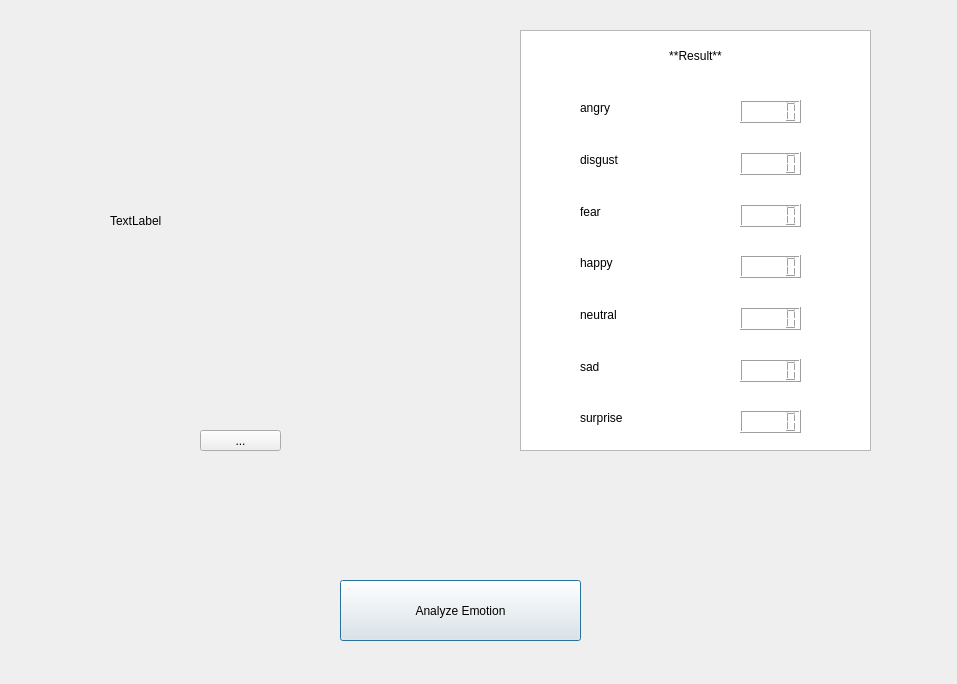
<?xml version="1.0" encoding="UTF-8"?>
<ui version="4.0">
 <class>Dialog</class>
 <widget class="QDialog" name="Dialog">
  <property name="geometry">
   <rect>
    <x>0</x>
    <y>0</y>
    <width>957</width>
    <height>684</height>
   </rect>
  </property>
  <property name="windowTitle">
   <string>Dialog</string>
  </property>
  <widget class="QPushButton" name="pushButton">
   <property name="geometry">
    <rect>
     <x>340</x>
     <y>580</y>
     <width>241</width>
     <height>61</height>
    </rect>
   </property>
   <property name="text">
    <string>Analyze Emotion</string>
   </property>
  </widget>
  <widget class="QGraphicsView" name="graphicsView">
   <property name="geometry">
    <rect>
     <x>520</x>
     <y>30</y>
     <width>351</width>
     <height>421</height>
    </rect>
   </property>
  </widget>
  <widget class="QLCDNumber" name="lcdNumber">
   <property name="geometry">
    <rect>
     <x>740</x>
     <y>100</y>
     <width>61</width>
     <height>23</height>
    </rect>
   </property>
   <property name="digitCount">
    <number>5</number>
   </property>
   <property name="mode">
    <enum>QLCDNumber::Dec</enum>
   </property>
   <property name="segmentStyle">
    <enum>QLCDNumber::Filled</enum>
   </property>
  </widget>
  <widget class="QLCDNumber" name="lcdNumber_2">
   <property name="geometry">
    <rect>
     <x>740</x>
     <y>152</y>
     <width>61</width>
     <height>23</height>
    </rect>
   </property>
  </widget>
  <widget class="QLCDNumber" name="lcdNumber_3">
   <property name="geometry">
    <rect>
     <x>740</x>
     <y>204</y>
     <width>61</width>
     <height>23</height>
    </rect>
   </property>
  </widget>
  <widget class="QLCDNumber" name="lcdNumber_4">
   <property name="geometry">
    <rect>
     <x>740</x>
     <y>255</y>
     <width>61</width>
     <height>23</height>
    </rect>
   </property>
  </widget>
  <widget class="QLabel" name="label_2">
   <property name="geometry">
    <rect>
     <x>660</x>
     <y>40</y>
     <width>71</width>
     <height>31</height>
    </rect>
   </property>
   <property name="text">
    <string>**Result**</string>
   </property>
   <property name="textFormat">
    <enum>Qt::MarkdownText</enum>
   </property>
   <property name="scaledContents">
    <bool>false</bool>
   </property>
   <property name="alignment">
    <set>Qt::AlignCenter</set>
   </property>
   <property name="margin">
    <number>0</number>
   </property>
  </widget>
  <widget class="QLCDNumber" name="lcdNumber_5">
   <property name="geometry">
    <rect>
     <x>740</x>
     <y>307</y>
     <width>61</width>
     <height>23</height>
    </rect>
   </property>
  </widget>
  <widget class="QLCDNumber" name="lcdNumber_6">
   <property name="geometry">
    <rect>
     <x>740</x>
     <y>359</y>
     <width>61</width>
     <height>23</height>
    </rect>
   </property>
  </widget>
  <widget class="QLCDNumber" name="lcdNumber_7">
   <property name="geometry">
    <rect>
     <x>740</x>
     <y>410</y>
     <width>61</width>
     <height>23</height>
    </rect>
   </property>
  </widget>
  <widget class="QLabel" name="label_3">
   <property name="geometry">
    <rect>
     <x>580</x>
     <y>100</y>
     <width>57</width>
     <height>15</height>
    </rect>
   </property>
   <property name="text">
    <string>angry</string>
   </property>
  </widget>
  <widget class="QLabel" name="label_4">
   <property name="geometry">
    <rect>
     <x>580</x>
     <y>152</y>
     <width>57</width>
     <height>15</height>
    </rect>
   </property>
   <property name="text">
    <string>disgust</string>
   </property>
  </widget>
  <widget class="QLabel" name="label_5">
   <property name="geometry">
    <rect>
     <x>580</x>
     <y>204</y>
     <width>57</width>
     <height>15</height>
    </rect>
   </property>
   <property name="text">
    <string>fear</string>
   </property>
  </widget>
  <widget class="QLabel" name="label_6">
   <property name="geometry">
    <rect>
     <x>580</x>
     <y>255</y>
     <width>57</width>
     <height>15</height>
    </rect>
   </property>
   <property name="text">
    <string>happy</string>
   </property>
  </widget>
  <widget class="QLabel" name="label_7">
   <property name="geometry">
    <rect>
     <x>580</x>
     <y>307</y>
     <width>57</width>
     <height>15</height>
    </rect>
   </property>
   <property name="text">
    <string>neutral</string>
   </property>
  </widget>
  <widget class="QLabel" name="label_8">
   <property name="geometry">
    <rect>
     <x>580</x>
     <y>359</y>
     <width>57</width>
     <height>15</height>
    </rect>
   </property>
   <property name="text">
    <string>sad</string>
   </property>
  </widget>
  <widget class="QLabel" name="label_9">
   <property name="geometry">
    <rect>
     <x>580</x>
     <y>410</y>
     <width>57</width>
     <height>15</height>
    </rect>
   </property>
   <property name="text">
    <string>surprise</string>
   </property>
  </widget>
  <widget class="QLabel" name="label">
   <property name="geometry">
    <rect>
     <x>110</x>
     <y>30</y>
     <width>271</width>
     <height>381</height>
    </rect>
   </property>
   <property name="text">
    <string>TextLabel</string>
   </property>
  </widget>
  <widget class="QToolButton" name="toolButton">
   <property name="geometry">
    <rect>
     <x>200</x>
     <y>430</y>
     <width>81</width>
     <height>21</height>
    </rect>
   </property>
   <property name="text">
    <string>...</string>
   </property>
  </widget>
 </widget>
 <resources/>
 <connections/>
</ui>
